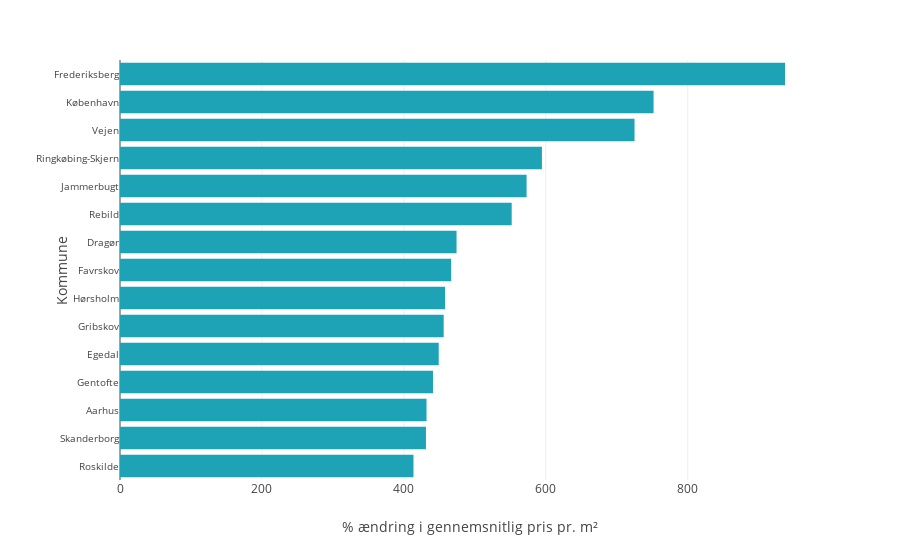

Here is the notebook cell this chart was saved with:
### Markdown cell above
### Danish

### Code cell
# Plotting the data on a chart
fig = px.bar(
    data_for_plot,
    x="AvgSalesPriceChange",
    y="Municipality",
    orientation="h",
    labels={
        "Municipality": "Kommune",
        "AvgSalesPriceChange": "% ændring i gennemsnitlig pris pr. m²",
    },
)

# Adjust the Y-axis font size to fit the labels
fig.update_layout(
    margin=dict(l=120),  # Increase margin to accommodate longer text labels
    yaxis=dict(
        tickfont=dict(size=10),  # Reduce the font size of the Y-axis labels
    ),
)

fig

# Export to a standalone HTML file
html_str = pio.to_html(fig, full_html=False, include_plotlyjs="cdn")
with open("Charts/Figure1_DK.html", "w", encoding="utf-8") as f:
    f.write(html_str)

# Exporting as a PNG file (requires the "kaleido" package)
# fig.write_image("Charts/Figure1_DK.png")

# Previewing
fig

### Figure 1 — Plotly figure (JSON) as saved in the notebook; plotly's stock layout.template omitted (floating-point values rounded to 4 significant figures)
{"data": [{"alignmentgroup": "True", "hovertemplate": "% ændring i gennemsnitlig pris pr. m²=%{x}<br>Kommune=%{y}<extra></extra>", "legendgroup": "", "marker": {"color": "#1ea2b5", "pattern": {"shape": ""}}, "name": "", "offsetgroup": "", "orientation": "h", "showlegend": false, "textposition": "auto", "type": "bar", "x": [413.5, 431.1, 431.9, 441, 449.1, 456.1, 458, 466.6, 474.2, 551.9, 572.9, 594.5, 725, 751.8, 937], "xaxis": "x", "y": ["Roskilde", "Skanderborg", "Aarhus", "Gentofte", "Egedal", "Gribskov", "Hørsholm", "Favrskov", "Dragør", "Rebild", "Jammerbugt", "Ringkøbing-Skjern", "Vejen", "København", "Frederiksberg"], "yaxis": "y"}], "layout": {"barmode": "relative", "legend": {"tracegroupgap": 0}, "margin": {"l": 120, "t": 60}, "xaxis": {"anchor": "y", "domain": [0, 1], "title": {"text": "% ændring i gennemsnitlig pris pr. m²"}}, "yaxis": {"anchor": "x", "domain": [0, 1], "tickfont": {"size": 10}, "title": {"text": "Kommune"}}}}
